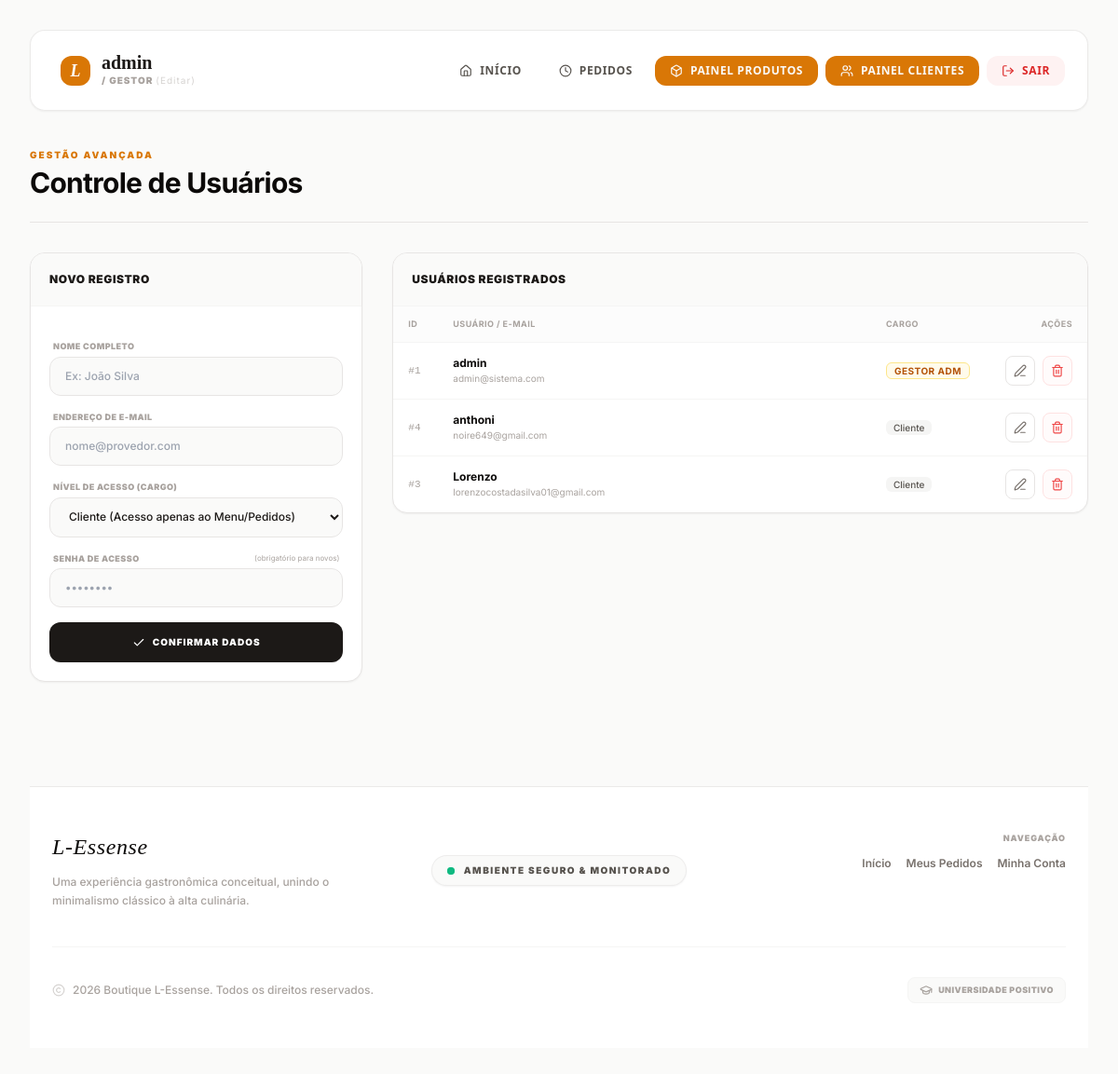
The app's page /dashboard/client.php (signed in), older data.
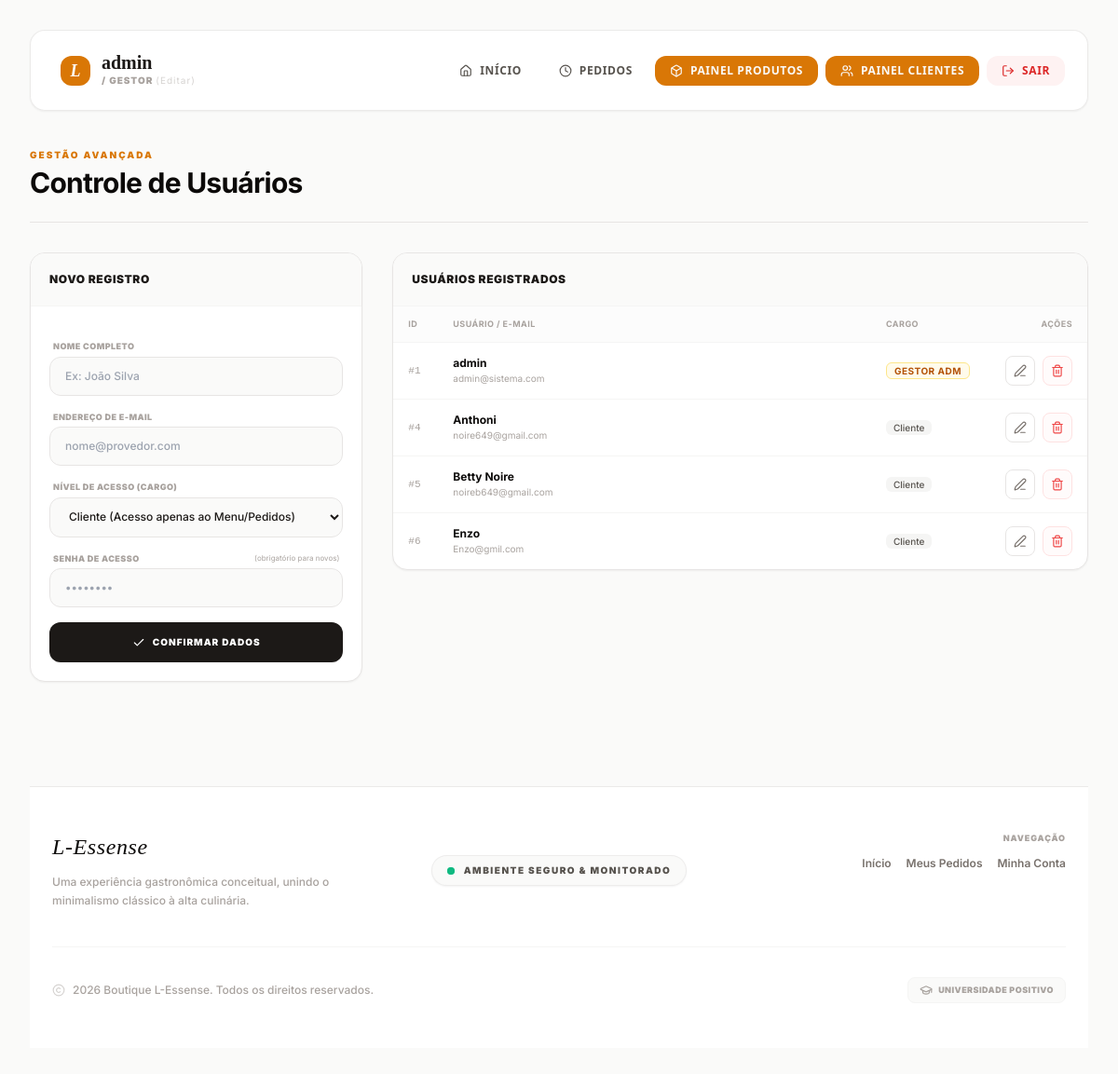
The same page, newer data.
### tables this page shows
CREATE TABLE `usuarios` (
  `id` int(11) NOT NULL,
  `nome` varchar(100) NOT NULL,
  `email` varchar(100) NOT NULL,
  `senha` varchar(255) NOT NULL,
  `perfil` varchar(50) DEFAULT 'cliente'
);

### dashboard/client.php (the view, shortened to what the changed rows need)
<?php
global $conexao;
$sql_list = "SELECT id, nome, email, perfil FROM usuarios ORDER BY perfil ASC, nome ASC";
$result = mysqli_query($conexao, $sql_list);
$usuarios = mysqli_fetch_all($result, MYSQLI_ASSOC);
?>
<!DOCTYPE html>
<html lang="pt-br">
<head>
    <script src="https://cdn.tailwindcss.com"></script>
</head>
<body class="bg-stone-50 text-stone-900 antialiased min-h-screen p-4 md:p-8">
    <div class="max-w-7xl mx-auto space-y-8">
        <div class="flex flex-col md:flex-row justify-between items-start md:items-center gap-4 border-b border-stone-200 pb-6">
            <div>
                <h1 class="text-3xl font-bold tracking-tight text-stone-950">Controle de Usuários</h1>
            </div>
        </div>
        <div class="grid grid-cols-1 lg:grid-cols-3 gap-8 items-start">
            <div class="bg-white border border-stone-200 rounded-2xl shadow-sm overflow-hidden sticky top-28">
                <div class="p-5 bg-stone-50 border-b border-stone-100 flex justify-between items-center">
                    <h2 id="formTitle" class="text-xs font-black uppercase tracking-wider text-stone-900">Novo Registro</h2>
                </div>
            </div>
            <div class="lg:col-span-2 bg-white border border-stone-200 rounded-2xl shadow-sm overflow-hidden">
                <div class="p-5 bg-stone-50 border-b border-stone-100">
                    <h2 class="text-xs font-black uppercase tracking-wider text-stone-900">Usuários Registrados</h2>
                </div>
                <div class="overflow-x-auto">
                    <table class="w-full text-left border-collapse">
                        <thead>
                            <tr class="border-b border-stone-100 text-[9px] font-black uppercase tracking-wider text-stone-400 bg-stone-50/50">
                                <th class="py-3 px-4 w-12">ID</th>
                                <th class="py-3 px-4">Usuário / E-mail</th>
                                <th class="py-3 px-4 w-32">Cargo</th>
                                <th class="py-3 px-4 text-right w-24">Ações</th>
                            </tr>
                        </thead>
                        <tbody class="divide-y divide-stone-100 text-xs font-medium text-stone-700">
                            <?php foreach ($usuarios as $u): ?>
                                <tr class="hover:bg-stone-50/50 transition-colors">
                                    <td class="py-3.5 px-4 font-mono text-stone-400 text-[11px]">#<?php echo $u['id']; ?></td>
                                    <td class="py-3.5 px-4">
                                        <div class="font-bold text-stone-950"><?php echo htmlspecialchars($u['nome']); ?></div>
                                        <div class="text-[10px] text-stone-400 font-normal"><?php echo htmlspecialchars($u['email']); ?></div>
                                    </td>
                                    <td class="py-3.5 px-4">
                                        <?php if ($u['perfil'] === 'admin'): ?>
                                            <span class="px-2 py-0.5 bg-amber-50 text-amber-700 border border-amber-200 rounded-md text-[10px] font-bold uppercase tracking-wider">Gestor ADM</span>
                                        <?php else: ?>
                                            <span class="px-2 py-0.5 bg-stone-100 text-stone-600 rounded-md text-[10px] font-medium">Cliente</span>
                                        <?php endif; ?>
                                    </td>
                                    <td class="py-3.5 px-4 text-right">
                                        <div class="flex items-center justify-end gap-2">
                                            <button onclick='editClient(<?php echo json_encode($u); ?>)'
                                                class="w-8 h-8 rounded-lg border border-stone-200 flex items-center justify-center text-stone-500 hover:text-stone-900 hover:bg-stone-50 transition-all" title="Editar">
                                                <i data-lucide="edit-3" class="w-3.5 h-3.5"></i>
                                            </button>
                                            <form action="client.php" method="POST" onsubmit="return confirm('Tem certeza que deseja excluir este registro permanente?');" class="inline">
                                                <button type="submit" class="w-8 h-8 rounded-lg border border-red-100 bg-red-50/30 flex items-center justify-center text-red-500 hover:text-red-700 hover:bg-red-50 transition-all" title="Excluir">
                                                    <i data-lucide="trash-2" class="w-3.5 h-3.5"></i>
                                                </button>
                                            </form>
                                        </div>
                                    </td>
                                </tr>
                            <?php endforeach; ?>
                        </tbody>
                    </table>
                </div>
            </div>
        </div>
    </div>
</body>
</html>

Row changes from the older to the newer data that the page shows:
removed usuarios: id "3", nome "Lorenzo", email "lorenzocostadasilva01@gmail.com", perfil "Cliente"
changed usuarios "noire649@gmail.com": nome "anthoni" → "Anthoni"
added usuarios: id "5", nome "Betty Noire", email "noireb649@gmail.com", perfil "Cliente"
added usuarios: id "6", nome "Enzo", email "Enzo@gmil.com", perfil "Cliente"
